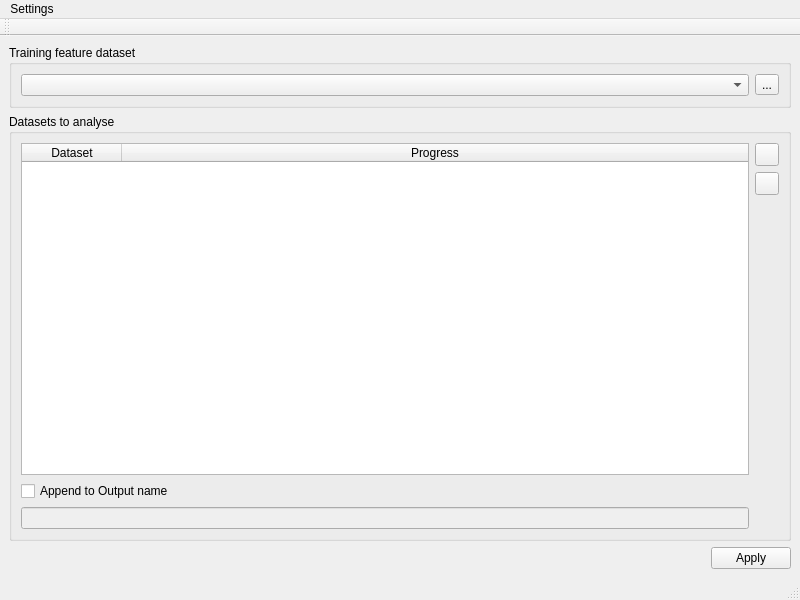
<?xml version="1.0" encoding="UTF-8"?>
<ui version="4.0">
 <class>wofeBatch</class>
 <widget class="QMainWindow" name="wofeBatch">
  <property name="geometry">
   <rect>
    <x>0</x>
    <y>0</y>
    <width>800</width>
    <height>600</height>
   </rect>
  </property>
  <property name="windowTitle">
   <string>MainWindow</string>
  </property>
  <property name="windowIcon">
   <iconset>
    <normaloff>../../Images/Weights_of_Evidence.png</normaloff>../../Images/Weights_of_Evidence.png</iconset>
  </property>
  <widget class="QWidget" name="centralwidget">
   <layout class="QHBoxLayout" name="horizontalLayout">
    <item>
     <layout class="QGridLayout" name="mainGridLayout" rowstretch="1,0,0">
      <item row="1" column="0" colspan="2">
       <widget class="QGroupBox" name="datasetsGroupBox">
        <property name="title">
         <string>Datasets to analyse</string>
        </property>
        <layout class="QGridLayout" name="gridLayout">
         <item row="0" column="0">
          <layout class="QGridLayout" name="datasetsGroupBoxGridLayout">
           <item row="0" column="2">
            <widget class="QToolButton" name="addDataToolButton">
             <property name="text">
              <string/>
             </property>
             <property name="icon">
              <iconset>
               <normaloff>../../Images/plus.png</normaloff>../../Images/plus.png</iconset>
             </property>
            </widget>
           </item>
           <item row="1" column="2">
            <widget class="QToolButton" name="removeDataToolButton">
             <property name="text">
              <string/>
             </property>
             <property name="icon">
              <iconset>
               <normaloff>../../Images/minus.png</normaloff>../../Images/minus.png</iconset>
             </property>
            </widget>
           </item>
           <item row="0" column="1" rowspan="3">
            <widget class="QTreeWidget" name="treeWidget">
             <attribute name="headerDefaultSectionSize">
              <number>100</number>
             </attribute>
             <column>
              <property name="text">
               <string>Dataset</string>
              </property>
              <property name="textAlignment">
               <set>AlignCenter</set>
              </property>
             </column>
             <column>
              <property name="text">
               <string>Progress</string>
              </property>
              <property name="textAlignment">
               <set>AlignCenter</set>
              </property>
             </column>
            </widget>
           </item>
           <item row="3" column="1">
            <widget class="QCheckBox" name="appendCheckBox">
             <property name="text">
              <string>Append to Output name</string>
             </property>
            </widget>
           </item>
           <item row="4" column="1">
            <widget class="QLineEdit" name="appendLineEdit">
             <property name="enabled">
              <bool>false</bool>
             </property>
            </widget>
           </item>
          </layout>
         </item>
        </layout>
       </widget>
      </item>
      <item row="2" column="1">
       <widget class="QPushButton" name="applyPushButton">
        <property name="text">
         <string>Apply</string>
        </property>
       </widget>
      </item>
      <item row="0" column="0" colspan="2">
       <widget class="QGroupBox" name="trainingFeatureGroupBox">
        <property name="sizePolicy">
         <sizepolicy hsizetype="Minimum" vsizetype="Fixed">
          <horstretch>0</horstretch>
          <verstretch>0</verstretch>
         </sizepolicy>
        </property>
        <property name="title">
         <string>Training feature dataset</string>
        </property>
        <layout class="QHBoxLayout" name="horizontalLayout_3">
         <item>
          <widget class="QComboBox" name="trainingFeatureComboBox"/>
         </item>
         <item>
          <widget class="QToolButton" name="trainingFeatureToolButton">
           <property name="text">
            <string>...</string>
           </property>
          </widget>
         </item>
        </layout>
       </widget>
      </item>
      <item row="2" column="0">
       <spacer name="horizontalSpacer">
        <property name="orientation">
         <enum>Qt::Horizontal</enum>
        </property>
        <property name="sizeHint" stdset="0">
         <size>
          <width>40</width>
          <height>20</height>
         </size>
        </property>
       </spacer>
      </item>
     </layout>
    </item>
   </layout>
  </widget>
  <widget class="QMenuBar" name="menubar">
   <property name="geometry">
    <rect>
     <x>0</x>
     <y>0</y>
     <width>800</width>
     <height>22</height>
    </rect>
   </property>
   <widget class="QMenu" name="menuSettings">
    <property name="title">
     <string>Settings</string>
    </property>
    <addaction name="actionAdvanced_Settings"/>
   </widget>
   <addaction name="menuSettings"/>
  </widget>
  <widget class="QStatusBar" name="statusbar"/>
  <widget class="QToolBar" name="toolBar">
   <property name="windowTitle">
    <string>toolBar</string>
   </property>
   <attribute name="toolBarArea">
    <enum>TopToolBarArea</enum>
   </attribute>
   <attribute name="toolBarBreak">
    <bool>false</bool>
   </attribute>
  </widget>
  <action name="actionAdvanced_Settings">
   <property name="text">
    <string>Advanced Settings</string>
   </property>
  </action>
 </widget>
 <tabstops>
  <tabstop>trainingFeatureComboBox</tabstop>
  <tabstop>trainingFeatureToolButton</tabstop>
  <tabstop>treeWidget</tabstop>
  <tabstop>addDataToolButton</tabstop>
  <tabstop>removeDataToolButton</tabstop>
  <tabstop>appendCheckBox</tabstop>
  <tabstop>appendLineEdit</tabstop>
  <tabstop>applyPushButton</tabstop>
 </tabstops>
 <resources/>
 <connections/>
</ui>
